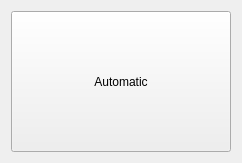
<ui version="4.0" >
 <class>CAutomaticControllerGuiComp</class>
 <widget class="QWidget" name="CAutomaticControllerGuiComp" >
  <property name="geometry" >
   <rect>
    <x>0</x>
    <y>0</y>
    <width>242</width>
    <height>163</height>
   </rect>
  </property>
  <property name="windowTitle" >
   <string>Form</string>
  </property>
  <layout class="QVBoxLayout" >
   <item>
    <widget class="QFrame" name="frame" >
     <property name="sizePolicy" >
      <sizepolicy vsizetype="Preferred" hsizetype="Preferred" >
       <horstretch>1</horstretch>
       <verstretch>0</verstretch>
      </sizepolicy>
     </property>
     <property name="frameShape" >
      <enum>QFrame::NoFrame</enum>
     </property>
     <property name="frameShadow" >
      <enum>QFrame::Raised</enum>
     </property>
     <layout class="QVBoxLayout" >
      <property name="spacing" >
       <number>6</number>
      </property>
      <property name="margin" >
       <number>0</number>
      </property>
      <item>
       <widget class="QPushButton" name="AutomaticButton" >
        <property name="sizePolicy" >
         <sizepolicy vsizetype="Minimum" hsizetype="Minimum" >
          <horstretch>0</horstretch>
          <verstretch>0</verstretch>
         </sizepolicy>
        </property>
        <property name="text" >
         <string>Automatic</string>
        </property>
        <property name="checkable" >
         <bool>true</bool>
        </property>
       </widget>
      </item>
     </layout>
    </widget>
   </item>
  </layout>
 </widget>
 <resources/>
 <connections/>
</ui>
